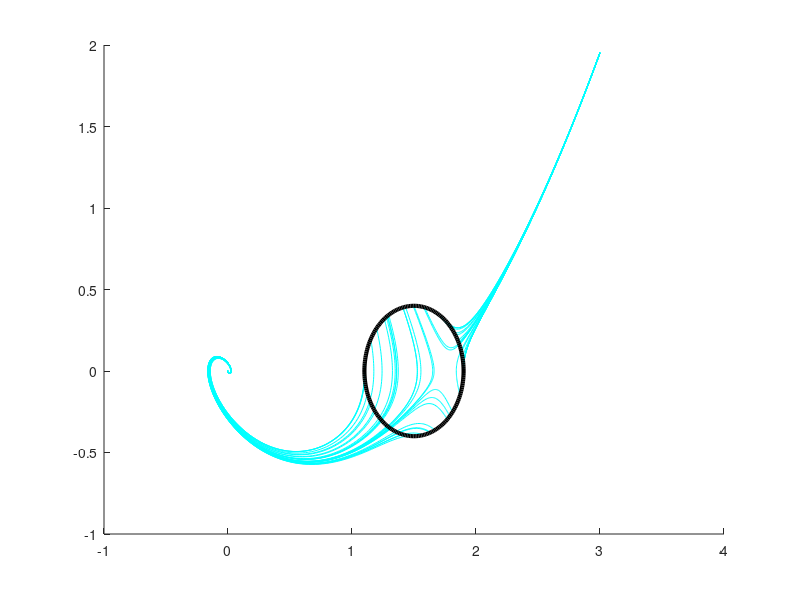

Write the MATLAB code that produced this figure. (Note: this script raises an error after producing the figure.)
% load('moon_result.mat', 'out_sim_multi')
load('moon_result.mat')
%L2 distance bound of  0.1592

figure(53)
clf
hold on

theta = linspace(0, 2*pi, 200);
circ = [cos(theta); sin(theta)];
X0 = C0 + circ*R0;

out_sim = out_sim_multi;
for i = 1:length(out_sim)
    if i == 1
        plot(out_sim{i}.x(:, 1), out_sim{i}.x(:, 2), 'c', 'DisplayName', 'Trajectories');
    else
        plot(out_sim{i}.x(:, 1), out_sim{i}.x(:, 2), 'c', 'HandleVisibility', 'Off');
    end
end

plot(X0(1, :), X0(2, :), 'k', 'Linewidth', 3, 'DisplayName', 'Initial Set')


%plot the moon
h_in = 0.4;
h_out = 1;
x_moon = moon_base(h_in, h_out);
 

%hugging the curve
moon_center = [0.4;-0.4];
moon_theta = -pi/10;
moon_scale = 0.8;

%same coordinates as half-circle example
% moon_center = [0;-0.7];
% moon_theta = -pi/4;
% moon_scale = 0.5

%moon plot
moon_rot = [cos(moon_theta), sin(-moon_theta); sin(moon_theta), cos(moon_theta)];
x_moon_move = moon_rot*x_moon*moon_scale + moon_center;

%distance contour plot
xdist_raw = moon_contour_base_2(h_in, h_out, dist_rec/moon_scale);

xdist_move = moon_rot*xdist_raw*moon_scale + moon_center;


%statistics of the moon
c_in = [0;0.5*(1/h_in - h_in)];
r_in = 0.5*(1/h_in + h_in);

c_out = [0;0.5*(1/h_out - h_out)];
r_out = 0.5*(1/h_out + h_out);


c_in_scale = moon_rot*c_in*moon_scale + moon_center;
c_out_scale = moon_rot*c_out*moon_scale + moon_center;

r_in_scale = moon_scale*r_in;
r_out_scale = moon_scale*r_out;

patch(x_moon_move(1, :), x_moon_move(2, :), 'r', 'EdgeColor', 'None')
 

patch(xdist_move(1, :), xdist_move(2, :),'r', 'Linewidth', 3,'DisplayName', 'L1 Contour', ...        
    'EdgeColor', 'r', 'FaceColor', 'None')

f = @(t, x) [x(2); -x(1) + (1/3).* x(1).^3 - x(2) ];

[t_opt, x_opt] = ode45(f, [0, 5], mom_rec.x0);
out_sim_peak.t = t_opt;
out_sim_peak.x = x_opt;

    plot(out_sim_peak.x(:, 1), out_sim_peak.x(:, 2), 'b', 'DisplayName', 'Closest Traj.', 'LineWidth', 2);       

    scatter(mom_rec.x0(1), mom_rec.x0(2), 200, 'ob', 'DisplayName', 'Closest Initial', 'LineWidth', 2);        
    scatter(mom_rec.xp(1), mom_rec.xp(2), 200, '*b', 'DisplayName', 'Closest Point', 'LineWidth', 2);        
    scatter(mom_rec.y(1), mom_rec.y(2), 200, 'sb', 'DisplayName', 'Closest Unsafe', 'LineWidth', 2);        

    plot([mom_rec.xp(1); mom_rec.y(1)], [mom_rec.xp(2); mom_rec.y(2)], ':k', 'DisplayName', 'Closest Distance', 'Linewidth', 1.5)

       xlim([-1, 2.5])
    ylim([-2, 1.5])
    xlabel('x_1')
    ylabel('x_2')
    axis square
